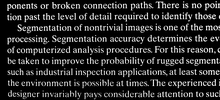
%> input picture 5th_morphology/BinarySclaeMorphology/Fig0929(a)(text_image).tif, 220 x 100 px, shrunk from 2018 x 918 before the run
$ octave BinarySclaeMorphology.m   (GNU Octave 9; MATLAB toolbox functions it lacks are replaced by stand-ins)
%> lines starting %> are read from the running program, lines starting %| are printed output that depends on the picture
%> further down, im is the input picture: size 100x220 uint8; min 0, max 255, mean 38.2
### 5th_morphology/BinarySclaeMorphology/corrosion.m
function im_new = corrosion(im , StructuralElement)
    [M,N] = size(im);
%> M = 100; N = 220
    [m,n] = size(StructuralElement);
    dx = (1+m)/2;
    dy = (1+n)/2;
    imnew = zeros(M+m-1,N+n-1);
    imnew(dx:dx-1+M , dy:dy-1+N) = im;
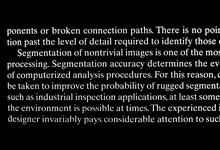
%> imnew: size 150x220 double; min 0, max 255, mean 25.4
    temp = imnew;
    % 零延拓
    for i = dx: M+dx-1
        for j = dy: N+dy-1
            flag = 1;
            for a = 1 : m
                for b = 1 : n
                    if( StructuralElement(a,b) == 1 )
                        if (imnew(i+a-dx,j+b-dy) == 0)
                            flag = 0;
                        end
                    end %如果发现结构元=1的地方原图像不等于1: flag = 0;
                end
                if flag == 0
                    break;
                end % 节约算力
            end %块运算
            if (flag == 0)
                temp(i,j) = 0;
            else
                temp(i,j) = imnew(i,j);
            end
        end
    end
%> temp: size 150x220 double; every value is 0
	im_new = temp(1+dx-1:M+dx-1 , 1+dy-1:N+dy-1);
%> im_new: size 100x220 double; every value is 0
end

### 5th_morphology/BinarySclaeMorphology/expansion.m
function im_new = expansion(im , StructuralElement)
    [M,N] = size(im);
    [m,n] = size(StructuralElement);
    dx = (1+m)/2;
    dy = (1+n)/2;
    imnew = zeros(M+m-1,N+n-1);
    imnew(dx:dx-1+M , dy:dy-1+N) = im;
    temp = imnew;
    for i = dx : M+dx-1
        for j = dy : N+dy-1   %居中
            %中心点周围的像素值都设置为1；
            if( imnew(i,j) == 1 )   %若成立
                for a = 1 : m
                    for b = 1 : n
                        if( StructuralElement(a,b) == 1 )
                            temp(i+a-dx,j+b-dy) = 1;
                        else
                            temp(i+a-dx,j+b-dy) = 0;
                        end
                    end %对于所有 S.E.为1的像素点赋值1
                end
            end
        end
    end
    im_new = temp(1+dx-1:M+dx-1 , 1+dy-1:N+dy-1);
end

### 5th_morphology/BinarySclaeMorphology/getF_fillhole.m
function F = getF_fillhole(im)
[M,N] = size(im);
F = zeros(M,N);
for i = 1 : M
    for j = 1 : N
        if( i == 1 || i == M || j == 1 || j == N)
            F(i,j) = 1 - im(i,j);
        else
            F(i,j) = 0;
        end
    end
end

### 5th_morphology/BinarySclaeMorphology/BinarySclaeMorphology.m
clc,clear;
im = imread("Fig0929(a)(text_image).tif");
subplot(221);   imshow(im);   title("原图");

%% 长字符提取结果
SE = ones(51,1);
SE2 = ones(3,3);

imcor = corrosion(im,SE);
%垂直腐蚀一次
imexp = imcor;
for i = 1 : 100
    imexp = expansion(imexp,SE2);
    imexp = imexp .* im;
end
%100次够了
subplot(222);   imshow(imexp);    title("长字符提取结果");

%% 空洞填充结果
%im = im;
SE = ones(3,3);
imbar = 1 - im;
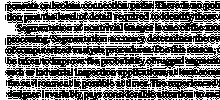
%> imbar: size 100x220 uint8; values 0 (black) and 1 (white), 42.8% white in thin lines or dots
F = getF_fillhole(im);
%> after the loop in getF_fillhole, `for i = 1 : M`:
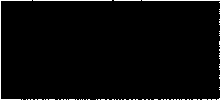
%> F: size 100x220 double; values 0 (black) and 1 (white), 2.2% white in thin lines or dots

%> (the run ends here)
